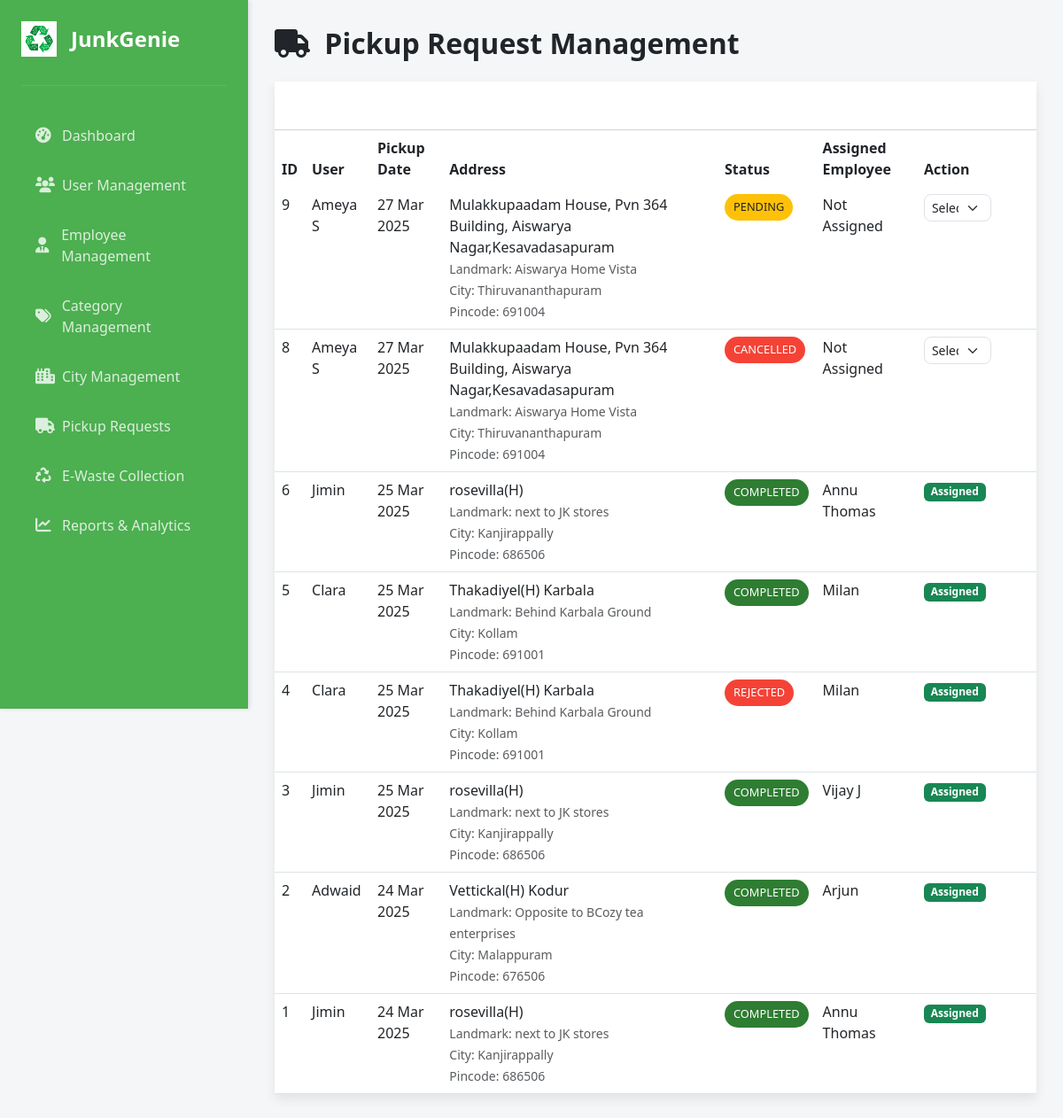
The app's page /pickuprequestmanagement.php (signed in) with its own data.
### tables this page shows
CREATE TABLE `cart` (
  `id` int(11) NOT NULL,
  `user_id` int(11) NOT NULL,
  `address_id` int(11) NOT NULL,
  `pickup_date` date NOT NULL,
  `pickup_status` enum('Pending','Accepted','Rejected','Completed','Cancelled') DEFAULT 'Pending',
  `assigned_employee_id` int(11) DEFAULT NULL,
  `created_at` timestamp NOT NULL DEFAULT current_timestamp(),
  `updated_at` timestamp NOT NULL DEFAULT current_timestamp() ON UPDATE current_timestamp()
);

CREATE TABLE `users` (
  `user_id` int(11) NOT NULL,
  `fullname` varchar(100) NOT NULL,
  `email` varchar(100) NOT NULL,
  `phone` varchar(15) NOT NULL,
  `password` varchar(255) NOT NULL,
  `role` enum('Admin','Employee','End User') NOT NULL,
  `status` enum('Active','Inactive') DEFAULT 'Active',
  `address` text DEFAULT NULL,
  `created_at` timestamp NOT NULL DEFAULT current_timestamp(),
  `reset_token` varchar(100) DEFAULT NULL,
  `reset_token_expiry` datetime DEFAULT NULL,
  `zip_code` varchar(20) DEFAULT NULL,
  `verification_token` varchar(255) DEFAULT NULL,
  `is_verified` enum('Yes','No') DEFAULT 'No',
  `email_verification_token` varchar(255) DEFAULT NULL,
  `email_verified` tinyint(1) DEFAULT 0,
  `reset_otp` varchar(6) DEFAULT NULL,
  `reset_otp_expiry` datetime DEFAULT NULL,
  `is_active` tinyint(1) DEFAULT 1,
  `city_id` int(11) DEFAULT NULL,
  `google_id` varchar(255) DEFAULT NULL
);

CREATE TABLE `user_addresses` (
  `address_id` int(11) NOT NULL,
  `user_id` int(11) NOT NULL,
  `address_type` enum('Home','Work','Other') NOT NULL DEFAULT 'Home',
  `city_id` int(11) NOT NULL,
  `address_line` text NOT NULL,
  `landmark` varchar(255) DEFAULT NULL,
  `pincode` varchar(6) DEFAULT NULL,
  `is_default` tinyint(1) DEFAULT 0,
  `is_active` tinyint(1) DEFAULT 1,
  `created_at` timestamp NOT NULL DEFAULT current_timestamp(),
  `updated_at` timestamp NOT NULL DEFAULT current_timestamp() ON UPDATE current_timestamp()
);

CREATE TABLE `cities` (
  `city_id` int(11) NOT NULL,
  `city_name` varchar(100) NOT NULL,
  `is_active` tinyint(1) DEFAULT 1,
  `created_at` timestamp NOT NULL DEFAULT current_timestamp(),
  `user_id` int(11) DEFAULT NULL
);

### pickuprequestmanagement.php (the view, shortened to what this page needs)
<?php
require_once 'connect.php';
$query = "
    SELECT c.*, u.fullname AS user_name, ua.address_line, ua.landmark, ua.pincode, city.city_name,
           e.employee_id, eu.fullname AS employee_name, u.city_id
    FROM cart c
    JOIN users u ON c.user_id = u.user_id
    LEFT JOIN user_addresses ua ON c.address_id = ua.address_id
    LEFT JOIN cities city ON u.city_id = city.city_id
    LEFT JOIN employees e ON c.assigned_employee_id = e.employee_id
    LEFT JOIN users eu ON e.user_id = eu.user_id
    ORDER BY c.created_at DESC
";
$result = $conn->query($query);
?>
<!DOCTYPE html>
<html lang="en">
<head>
    <link href="https://cdn.jsdelivr.net/npm/bootstrap@5.3.0-alpha1/dist/css/bootstrap.min.css" rel="stylesheet">
    <link href="https://cdnjs.cloudflare.com/ajax/libs/font-awesome/6.0.0-beta3/css/all.min.css" rel="stylesheet">
</head>
<body>
    <?php include 'sidebar.php'; ?>
    <div class="container-fluid">
        <h2 class="mb-4">
            <i class="fas fa-truck me-2" style="color: var(--primary-color);"></i> Pickup Request Management
        </h2>
        <div class="card">
            <div class="card-header d-flex justify-content-between align-items-center">
                <h5 class="m-0">
                    <i class="fas fa-list me-2"></i> Pickup Requests
                </h5>
            </div>
            <div class="card-body p-0">
                <div class="table-responsive">
                    <table class="table table-hover mb-0">
                        <thead>
                            <tr>
                                <th>ID</th>
                                <th>User</th>
                                <th>Pickup Date</th>
                                <th>Address</th>
                                <th>Status</th>
                                <th>Assigned Employee</th>
                                <th>Action</th>
                            </tr>
                        </thead>
                        <tbody>
                            <?php while ($row = $result->fetch_assoc()): ?>
                            <tr>
                                <td><?php echo $row['id']; ?></td>
                                <td><?php echo htmlspecialchars($row['user_name']); ?></td>
                                <td><?php echo date('d M Y', strtotime($row['pickup_date'])); ?></td>
                                <td>
                                    <?php echo htmlspecialchars($row['address_line']); ?>
                                    <?php if ($row['landmark']): ?><br><small class="text-muted">Landmark: <?php echo htmlspecialchars($row['landmark']); ?></small><?php endif; ?>
                                    <?php if ($row['city_name']): ?><br><small class="text-muted">City: <?php echo htmlspecialchars($row['city_name']); ?></small><?php endif; ?>
                                    <?php if ($row['pincode']): ?><br><small class="text-muted">Pincode: <?php echo htmlspecialchars($row['pincode']); ?></small><?php endif; ?>
                                </td>
                                <td>
                                    <span class="status-badge status-<?php echo str_replace(' ', '', $row['pickup_status']); ?>">
                                        <?php echo $row['pickup_status']; ?>
                                    </span>
                                </td>
                                <td><?php echo $row['employee_name'] ? htmlspecialchars($row['employee_name']) : 'Not Assigned'; ?></td>
                                <td>
                                    <?php if (!$row['employee_name']): ?>
                                    <form method="POST" class="d-flex align-items-center">
                                        <select name="employee_id" class="form-select form-select-sm me-2" required>
                                            <option value="">Select Employee</option>
                                        </select>
                                        <button type="submit" name="assign_employee" class="btn btn-primary btn-sm">
                                            <i class="fas fa-user-plus"></i>
                                        </button>
                                    </form>
                                    <?php else: ?>
                                        <span class="badge bg-success">Assigned</span>
                                    <?php endif; ?>
                                </td>
                            </tr>
                            <?php endwhile; ?>
                        </tbody>
                    </table>
                </div>
            </div>
        </div>
    </div>
</body>
</html>

### pickuprequestmanagement.php (style rules this page uses)
:root { --primary-green: #2ecc71; --secondary-green: #27ae60; --light-green: #d4edda; --dark-green: #155724; --background-soft: #f4f6f7; }
body { background-color: var(--background-soft); font-family: 'Segoe UI', Tahoma, Geneva, Verdana, sans-serif; }
.container-fluid { margin-left: 280px; width: calc(100% - 280px); padding: 20px; transition: all 0.3s ease; }
.container-fluid { margin-left: 280px; width: calc(100% - 280px); padding: 30px; transition: margin-left 0.3s ease; }
.card { border-radius: var(--border-radius); box-shadow: 0 6px 12px rgba(0, 0, 0, 0.08); border: none; }
.card-header { background-color: var(--primary-color); color: white; border-top-left-radius: var(--border-radius); border-top-right-radius: var(--border-radius); padding: 15px 20px; }
.table { margin-bottom: 0; }
.table thead { background-color: #E8F5E9; }
.table th { font-weight: 600; color: var(--primary-color); border-bottom: 2px solid var(--secondary-color); }
.status-badge { display: inline-block; padding: 5px 10px; border-radius: 20px; font-size: 0.8rem; font-weight: 500; text-transform: uppercase; }
.status-Pending { background: #FFC107; color: #212121; }
.status-Completed { background: #2E7D32; color: white; }
.status-Rejected, .status-Cancelled { background: #F44336; color: white; }
h2, h5 { font-weight: 600; color: var(--primary-color); }
.form-select, .btn { border-radius: 8px; }
.btn-primary { background-color: var(--primary-color); border-color: var(--primary-color); }

### records on screen
cart: id "9", user.fullname "Ameya S", pickup_date "27 Mar 2025", address.address_line "Mulakkupaadam House, Pvn 364 Building, Aiswarya Nagar,Kesavadasapuram", address.landmark "Aiswarya Home Vista", cities.city_name "Thiruvananthapuram", address.pincode "691004", pickup_status "PENDING", shows "Not Assigned"
cart: id "8", user.fullname "Ameya S", pickup_date "27 Mar 2025", address.address_line "Mulakkupaadam House, Pvn 364 Building, Aiswarya Nagar,Kesavadasapuram", address.landmark "Aiswarya Home Vista", cities.city_name "Thiruvananthapuram", address.pincode "691004", pickup_status "CANCELLED", shows "Not Assigned"
cart: id "6", user.fullname "Jimin", pickup_date "25 Mar 2025", address.address_line "rosevilla(H)", address.landmark "next to JK stores", cities.city_name "Kanjirappally", address.pincode "686506", pickup_status "COMPLETED", users.fullname "Annu Thomas", shows "Assigned"
cart: id "5", user.fullname "Clara", pickup_date "25 Mar 2025", address.address_line "Thakadiyel(H) Karbala", address.landmark "Behind Karbala Ground", cities.city_name "Kollam", address.pincode "691001", pickup_status "COMPLETED", users.fullname "Milan", shows "Assigned"
cart: id "4", user.fullname "Clara", pickup_date "25 Mar 2025", address.address_line "Thakadiyel(H) Karbala", address.landmark "Behind Karbala Ground", cities.city_name "Kollam", address.pincode "691001", pickup_status "REJECTED", users.fullname "Milan", shows "Assigned"
cart: id "3", user.fullname "Jimin", pickup_date "25 Mar 2025", address.address_line "rosevilla(H)", address.landmark "next to JK stores", cities.city_name "Kanjirappally", address.pincode "686506", pickup_status "COMPLETED", users.fullname "Vijay J", shows "Assigned"
cart: id "2", user.fullname "Adwaid", pickup_date "24 Mar 2025", address.address_line "Vettickal(H) Kodur", address.landmark "Opposite to BCozy tea enterprises", cities.city_name "Malappuram", address.pincode "676506", pickup_status "COMPLETED", users.fullname "Arjun", shows "Assigned"
cart: id "1", user.fullname "Jimin", pickup_date "24 Mar 2025", address.address_line "rosevilla(H)", address.landmark "next to JK stores", cities.city_name "Kanjirappally", address.pincode "686506", pickup_status "COMPLETED", users.fullname "Annu Thomas", shows "Assigned"
